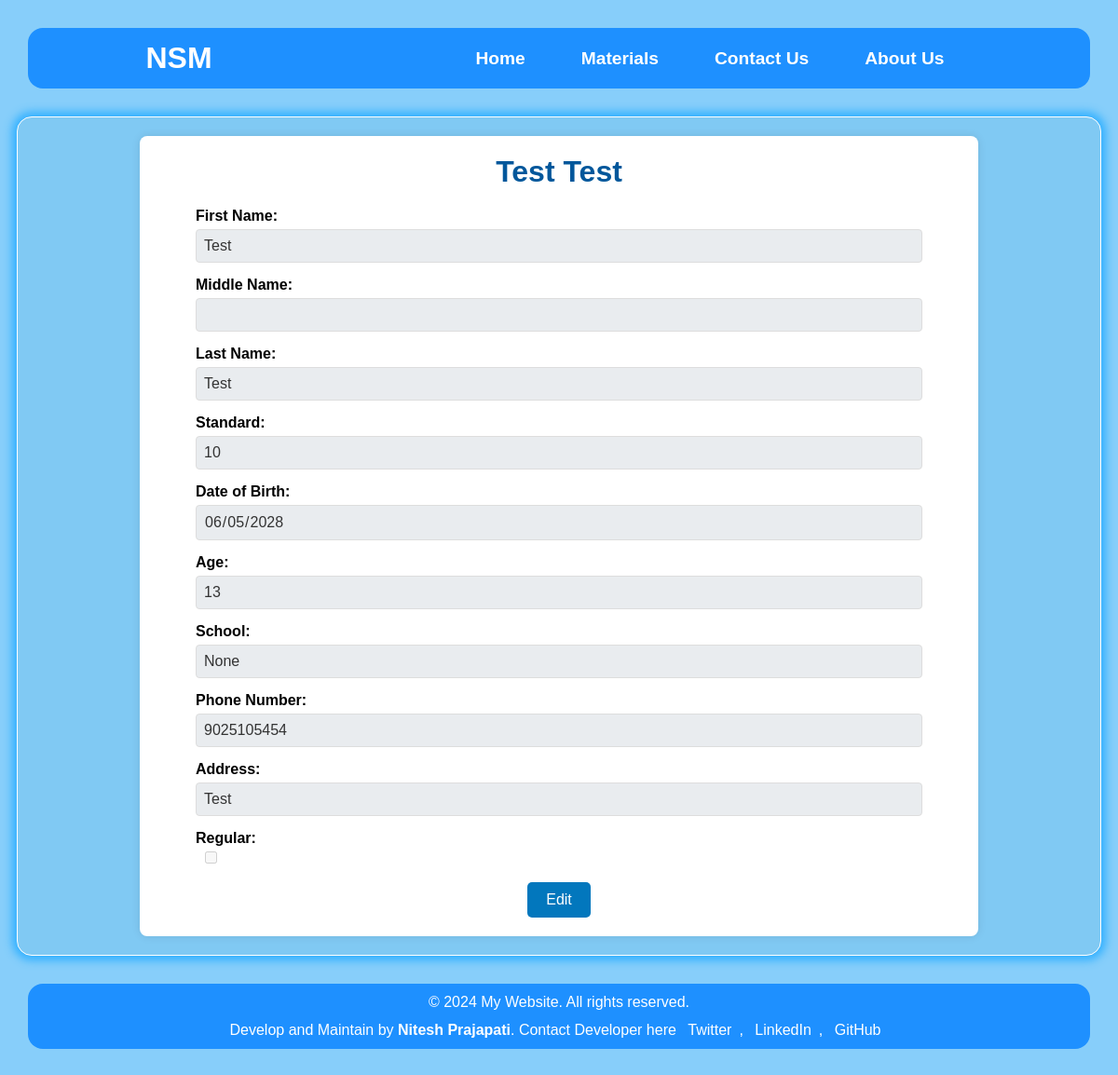
/bhulkus/detailed/5, run on an earlier commit of the app's database.
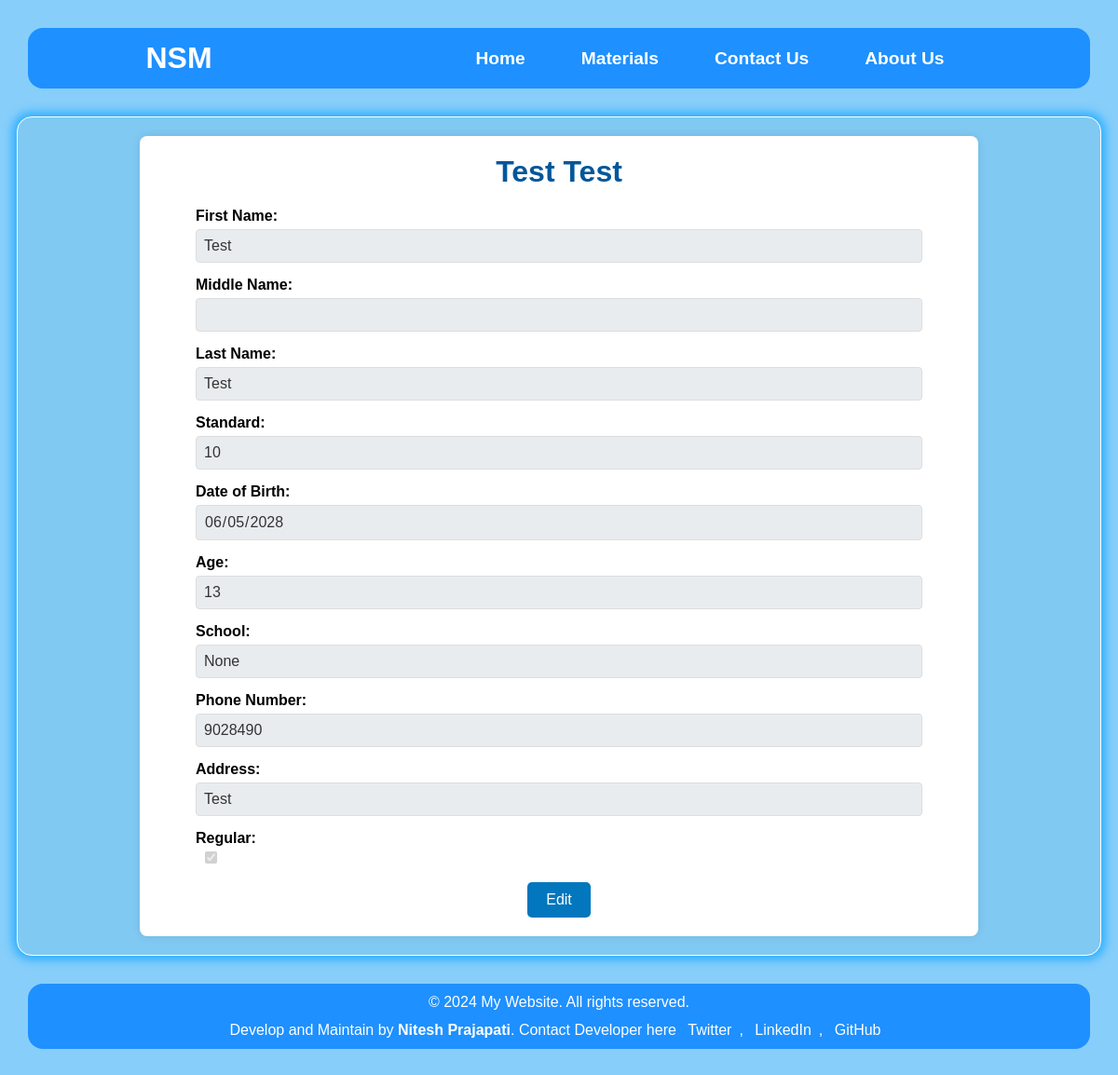
And on a later commit of the database.
### bhulkus/models.py (models this page shows, shortened)
class bhulku(models.Model):
    id=models.IntegerField(primary_key=True)
    first_name=models.CharField(max_length=24)
    middle_name=models.CharField(max_length=24)
    last_name=models.CharField(max_length=24)
    standard=models.SmallIntegerField(null=True)
    dob=models.DateField(default='2028-06-05')
    age=models.SmallIntegerField(null=True)
    school=models.CharField(max_length=24,null=True)
    phone_number=models.PositiveIntegerField(null=True)
    address=models.CharField(max_length=24,null=True)
    regular=models.BooleanField(default=False)

### bhulkus/views.py (the view)
# urls.py: path('detailed/<int:id>',views.detailed,name='detailed-view'),
def detailed(request,id):
    user=bhulku.objects.filter(id=id).first()
    return render(request,'bhulkus/detailed.html',{'bhulku':user})

### templates/bhulkus/detailed.html (shortened to what this page needs)
{% extends "home/base.html" %}
{% load static %}
{% block css %}<link rel="stylesheet" href="{% static 'css/bhulkus/detailed.css' %}">{% endblock css %}
{% block main_content %}
<main>
        <div class="container">
        <h1>{{ bhulku.first_name }} {{ bhulku.last_name }}</h1>
        <form id="userForm" method="post" action="/bhulkus/update/{{bhulku.id}}">
            <div class="form-group">
                <label for="first_name">First Name:</label>
                <input type="text" id="first_name" name="first_name" value="{{ bhulku.first_name }}" disabled>
            </div>
            <div class="form-group">
                <label for="middle_name">Middle Name:</label>
                <input type="text" id="middle_name" name="middle_name" value="{{ bhulku.middle_name }}" disabled>
            </div>
            <div class="form-group">
                <label for="last_name">Last Name:</label>
                <input type="text" id="last_name" name="last_name" value="{{ bhulku.last_name }}" disabled>
            </div>
            <div class="form-group">
                <label for="standard">Standard:</label>
                <input type="number" id="standard" name="standard" value="{{ bhulku.standard }}" disabled>
            </div>
            <div class="form-group">
                <label for="dob">Date of Birth:</label>
                <input type="date" id="dob" name="dob" value="{{ bhulku.dob|date:'Y-m-d' }}" disabled>
            </div>
            <div class="form-group">
                <label for="age">Age:</label>
                <input type="number" id="age" name="age" value="{{ bhulku.age }}" disabled>
            </div>
            <div class="form-group">
                <label for="school">School:</label>
                <input type="text" id="school" name="school" value="{{ bhulku.school }}" disabled>
            </div>
            <div class="form-group">
                <label for="phone_number">Phone Number:</label>
                <input type="text" id="phone_number" name="phone_number" value="{{ bhulku.phone_number }}" disabled>
            </div>
            <div class="form-group">
                <label for="address">Address:</label>
                <input type="text" id="address" name="address" value="{{ bhulku.address }}" disabled>
            </div>
            <div class="form-group">
                <label for="regular">Regular:</label>
                <div class="checkbox-label">
                    <input type="checkbox" id="regular" name="regular" {% if bhulku.regular %}checked{% endif %} disabled>
                </div>
            </div>
            <div class="button-group">
                <a href="#" class="edit-button" onclick="enableEditing(); return false;">Edit</a>
            </div>
        </form>
    </div>
</main>
{% endblock main_content %}

What changed in the data, as far as the page shows it:
changed bhulku "Test": phone_number "9025105454" → "9028490"; regular "☐" → "☑"
